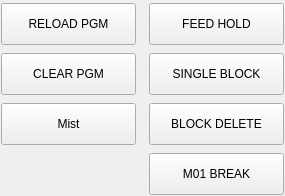
<?xml version="1.0" encoding="UTF-8"?>
<ui version="4.0">
 <class>USER_BUTTONS</class>
 <widget class="QWidget" name="USER_BUTTONS">
  <property name="geometry">
   <rect>
    <x>0</x>
    <y>0</y>
    <width>285</width>
    <height>196</height>
   </rect>
  </property>
  <property name="sizePolicy">
   <sizepolicy hsizetype="Preferred" vsizetype="Preferred">
    <horstretch>0</horstretch>
    <verstretch>0</verstretch>
   </sizepolicy>
  </property>
  <property name="windowTitle">
   <string>User Buttons</string>
  </property>
  <property name="layoutDirection">
   <enum>Qt::LeftToRight</enum>
  </property>
  <layout class="QGridLayout" name="gridLayout">
   <property name="leftMargin">
    <number>1</number>
   </property>
   <property name="topMargin">
    <number>3</number>
   </property>
   <property name="rightMargin">
    <number>1</number>
   </property>
   <property name="bottomMargin">
    <number>1</number>
   </property>
   <property name="horizontalSpacing">
    <number>3</number>
   </property>
   <property name="verticalSpacing">
    <number>8</number>
   </property>
   <item row="2" column="2">
    <widget class="ActionButton" name="block_delete_button">
     <property name="sizePolicy">
      <sizepolicy hsizetype="Preferred" vsizetype="Fixed">
       <horstretch>0</horstretch>
       <verstretch>0</verstretch>
      </sizepolicy>
     </property>
     <property name="minimumSize">
      <size>
       <width>135</width>
       <height>42</height>
      </size>
     </property>
     <property name="maximumSize">
      <size>
       <width>16777215</width>
       <height>42</height>
      </size>
     </property>
     <property name="focusPolicy">
      <enum>Qt::NoFocus</enum>
     </property>
     <property name="styleSheet">
      <string notr="true">QPushButton {
   	font: 15pt &quot;Bebas Kai&quot;;
}</string>
     </property>
     <property name="text">
      <string>BLOCK DELETE</string>
     </property>
     <property name="checkable">
      <bool>true</bool>
     </property>
     <property name="actionName" stdset="0">
      <string>program.block-delete.toggle</string>
     </property>
    </widget>
   </item>
   <item row="3" column="2">
    <widget class="ActionButton" name="m01_break_button">
     <property name="sizePolicy">
      <sizepolicy hsizetype="Preferred" vsizetype="Fixed">
       <horstretch>0</horstretch>
       <verstretch>0</verstretch>
      </sizepolicy>
     </property>
     <property name="minimumSize">
      <size>
       <width>135</width>
       <height>42</height>
      </size>
     </property>
     <property name="maximumSize">
      <size>
       <width>16777215</width>
       <height>42</height>
      </size>
     </property>
     <property name="focusPolicy">
      <enum>Qt::NoFocus</enum>
     </property>
     <property name="styleSheet">
      <string notr="true">QPushButton {
   	font: 15pt &quot;Bebas Kai&quot;;
}</string>
     </property>
     <property name="text">
      <string>M01 BREAK</string>
     </property>
     <property name="checkable">
      <bool>true</bool>
     </property>
     <property name="actionName" stdset="0">
      <string>program.optional-stop.toggle</string>
     </property>
    </widget>
   </item>
   <item row="1" column="2">
    <widget class="ActionButton" name="single_block_button">
     <property name="sizePolicy">
      <sizepolicy hsizetype="Preferred" vsizetype="Fixed">
       <horstretch>0</horstretch>
       <verstretch>0</verstretch>
      </sizepolicy>
     </property>
     <property name="minimumSize">
      <size>
       <width>135</width>
       <height>42</height>
      </size>
     </property>
     <property name="maximumSize">
      <size>
       <width>16777215</width>
       <height>42</height>
      </size>
     </property>
     <property name="focusPolicy">
      <enum>Qt::NoFocus</enum>
     </property>
     <property name="styleSheet">
      <string notr="true">QPushButton {
   	font: 15pt &quot;Bebas Kai&quot;;
}</string>
     </property>
     <property name="text">
      <string>SINGLE BLOCK</string>
     </property>
     <property name="actionName" stdset="0">
      <string>program.step</string>
     </property>
    </widget>
   </item>
   <item row="0" column="2">
    <widget class="ActionButton" name="feed_hold_button">
     <property name="sizePolicy">
      <sizepolicy hsizetype="Preferred" vsizetype="Fixed">
       <horstretch>0</horstretch>
       <verstretch>0</verstretch>
      </sizepolicy>
     </property>
     <property name="minimumSize">
      <size>
       <width>135</width>
       <height>42</height>
      </size>
     </property>
     <property name="maximumSize">
      <size>
       <width>16777215</width>
       <height>42</height>
      </size>
     </property>
     <property name="focusPolicy">
      <enum>Qt::NoFocus</enum>
     </property>
     <property name="styleSheet">
      <string notr="true">QPushButton {
   	font: 15pt &quot;Bebas Kai&quot;;
}</string>
     </property>
     <property name="text">
      <string>FEED HOLD</string>
     </property>
     <property name="checkable">
      <bool>true</bool>
     </property>
     <property name="rules" stdset="0">
      <string>[{&quot;channels&quot;: [{&quot;url&quot;: &quot;status:interp_state?text&quot;, &quot;trigger&quot;: true}], &quot;property&quot;: &quot;Checked&quot;, &quot;expression&quot;: &quot;ch[0] == 'Paused'&quot;, &quot;name&quot;: &quot;check when paused&quot;}]</string>
     </property>
     <property name="actionName" stdset="0">
      <string>program.pause</string>
     </property>
    </widget>
   </item>
   <item row="1" column="0">
    <widget class="ActionButton" name="clear_program_button">
     <property name="sizePolicy">
      <sizepolicy hsizetype="Preferred" vsizetype="Fixed">
       <horstretch>0</horstretch>
       <verstretch>0</verstretch>
      </sizepolicy>
     </property>
     <property name="minimumSize">
      <size>
       <width>135</width>
       <height>42</height>
      </size>
     </property>
     <property name="maximumSize">
      <size>
       <width>16777215</width>
       <height>42</height>
      </size>
     </property>
     <property name="focusPolicy">
      <enum>Qt::NoFocus</enum>
     </property>
     <property name="styleSheet">
      <string notr="true">QPushButton {
   	font: 15pt &quot;Bebas Kai&quot;;
}</string>
     </property>
     <property name="text">
      <string>CLEAR PGM</string>
     </property>
     <property name="checkable">
      <bool>false</bool>
     </property>
     <property name="actionName" stdset="0">
      <string>program.clear</string>
     </property>
    </widget>
   </item>
   <item row="0" column="0">
    <widget class="ActionButton" name="reload_program_button">
     <property name="sizePolicy">
      <sizepolicy hsizetype="Preferred" vsizetype="Fixed">
       <horstretch>0</horstretch>
       <verstretch>0</verstretch>
      </sizepolicy>
     </property>
     <property name="minimumSize">
      <size>
       <width>135</width>
       <height>42</height>
      </size>
     </property>
     <property name="maximumSize">
      <size>
       <width>16777215</width>
       <height>42</height>
      </size>
     </property>
     <property name="focusPolicy">
      <enum>Qt::NoFocus</enum>
     </property>
     <property name="layoutDirection">
      <enum>Qt::LeftToRight</enum>
     </property>
     <property name="styleSheet">
      <string notr="true">QPushButton {
   	font: 15pt &quot;Bebas Kai&quot;;
}</string>
     </property>
     <property name="text">
      <string>RELOAD PGM</string>
     </property>
     <property name="checkable">
      <bool>false</bool>
     </property>
     <property name="actionName" stdset="0">
      <string>program.reload</string>
     </property>
    </widget>
   </item>
   <item row="0" column="1">
    <widget class="QLabel" name="label">
     <property name="sizePolicy">
      <sizepolicy hsizetype="Preferred" vsizetype="Preferred">
       <horstretch>1</horstretch>
       <verstretch>0</verstretch>
      </sizepolicy>
     </property>
    </widget>
   </item>
   <item row="1" column="1">
    <widget class="QLabel" name="label_2">
     <property name="sizePolicy">
      <sizepolicy hsizetype="Preferred" vsizetype="Preferred">
       <horstretch>1</horstretch>
       <verstretch>0</verstretch>
      </sizepolicy>
     </property>
    </widget>
   </item>
   <item row="2" column="1">
    <widget class="QLabel" name="label_3">
     <property name="sizePolicy">
      <sizepolicy hsizetype="Preferred" vsizetype="Preferred">
       <horstretch>1</horstretch>
       <verstretch>0</verstretch>
      </sizepolicy>
     </property>
    </widget>
   </item>
   <item row="3" column="1">
    <widget class="QLabel" name="label_4">
     <property name="sizePolicy">
      <sizepolicy hsizetype="Preferred" vsizetype="Preferred">
       <horstretch>1</horstretch>
       <verstretch>0</verstretch>
      </sizepolicy>
     </property>
    </widget>
   </item>
   <item row="2" column="0">
    <widget class="ActionButton" name="mist_button">
     <property name="sizePolicy">
      <sizepolicy hsizetype="Preferred" vsizetype="Fixed">
       <horstretch>1</horstretch>
       <verstretch>0</verstretch>
      </sizepolicy>
     </property>
     <property name="minimumSize">
      <size>
       <width>135</width>
       <height>42</height>
      </size>
     </property>
     <property name="maximumSize">
      <size>
       <width>16777215</width>
       <height>42</height>
      </size>
     </property>
     <property name="focusPolicy">
      <enum>Qt::NoFocus</enum>
     </property>
     <property name="styleSheet">
      <string notr="true">QPushButton {
   	font: 15pt &quot;Bebas Kai&quot;;
}</string>
     </property>
     <property name="text">
      <string>Mist</string>
     </property>
     <property name="checkable">
      <bool>true</bool>
     </property>
     <property name="actionName" stdset="0">
      <string>coolant.mist.toggle</string>
     </property>
    </widget>
   </item>
  </layout>
 </widget>
 <customwidgets>
  <customwidget>
   <class>ActionButton</class>
   <extends>QPushButton</extends>
   <header>qtpyvcp.widgets.button_widgets.action_button</header>
  </customwidget>
 </customwidgets>
 <resources/>
 <connections/>
</ui>
